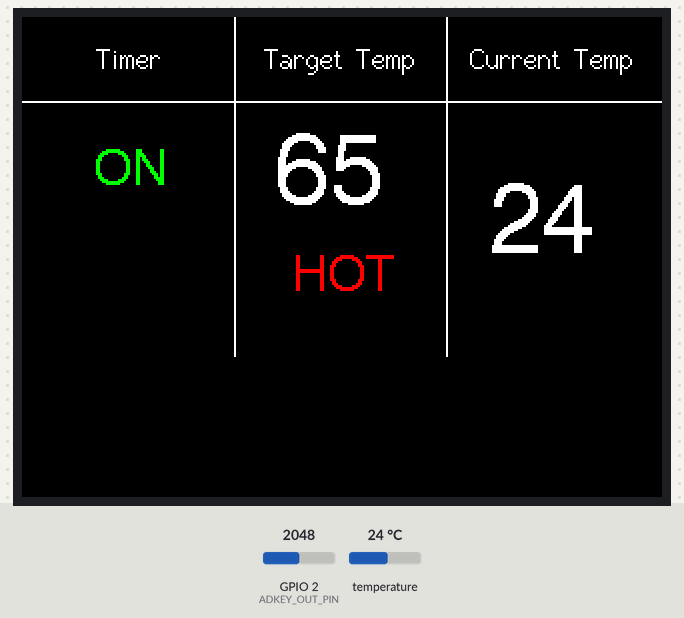
A sketch run on a simulated ESP32. On the bench: 320×240 colour display. Inputs (shaded band) come from the test bench; at power-on: temperature 24 °C, GPIO 2 (ADKEY_OUT_PIN) = 2048.

Above: at 1.16 s.
1.5 s: temperature set to 12 °C
At 3.52 s:
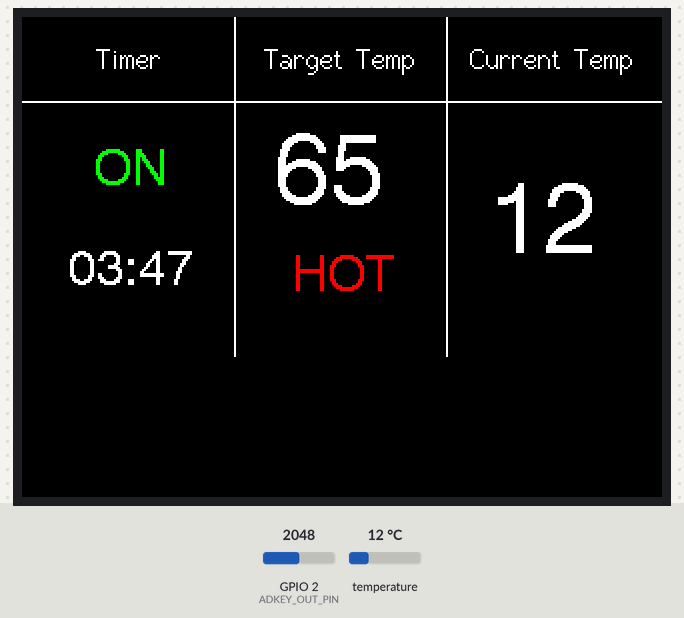
4.5 s: GPIO 2 (ADKEY_OUT_PIN) set to 1228
At 5.56 s:
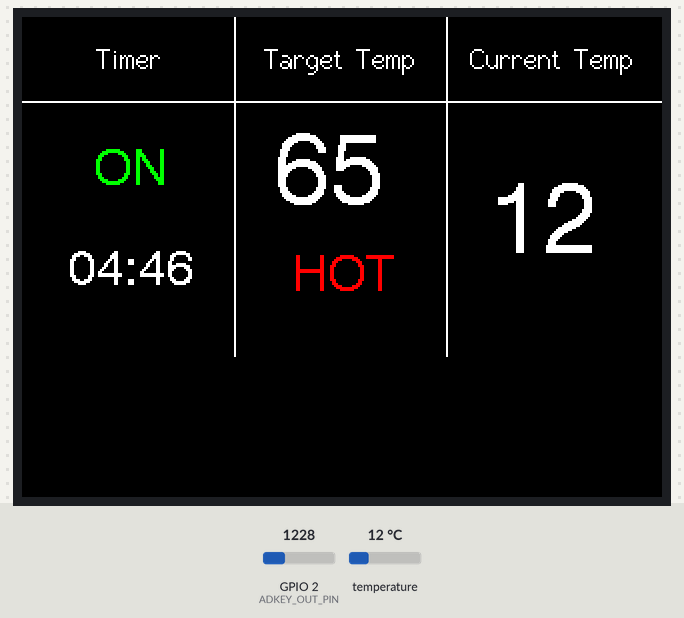
6.8 s: temperature set to 19 °C
At 7.84 s:
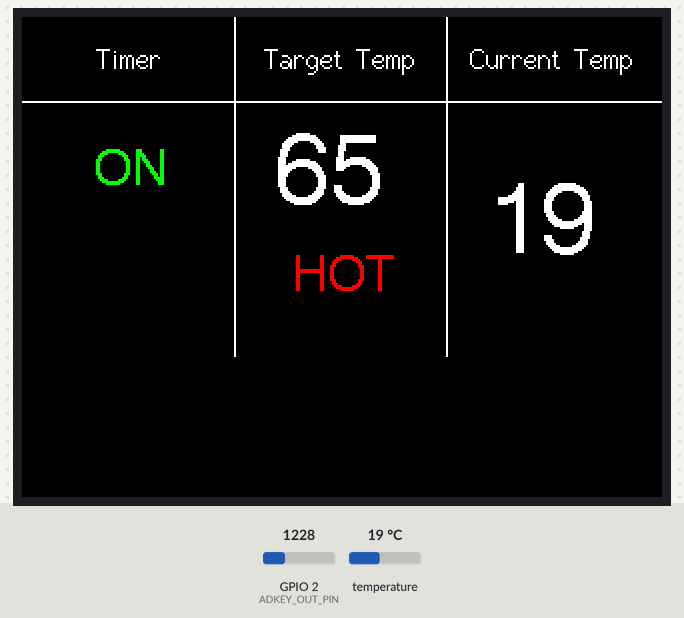
8.5 s: GPIO 2 (ADKEY_OUT_PIN) set to 710
At 10.19 s:
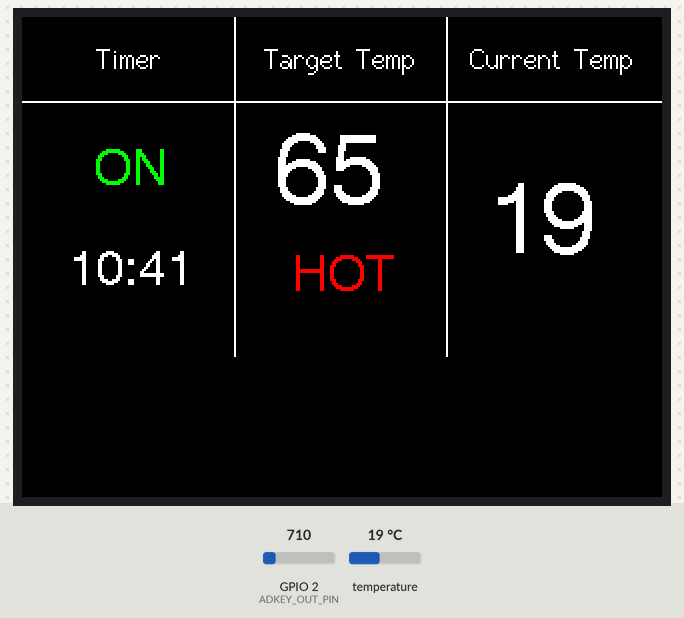
10.5 s: temperature set to 28 °C
At 11.69 s:
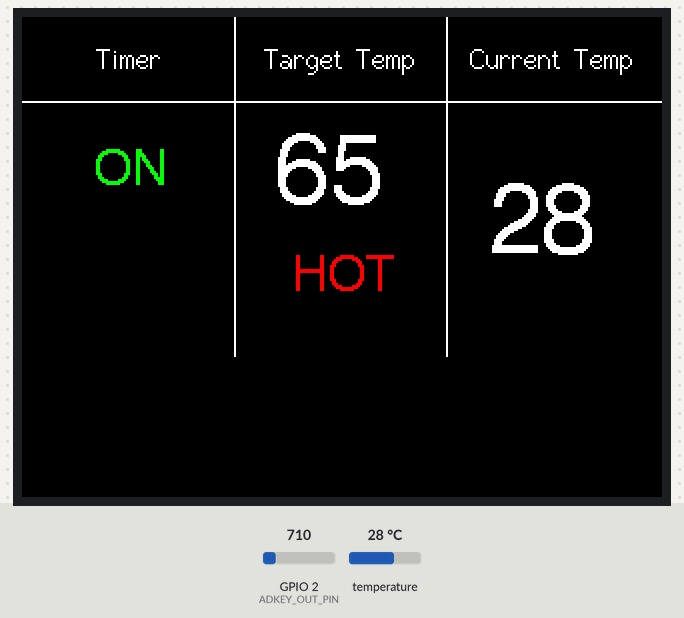
12.6 s: GPIO 2 (ADKEY_OUT_PIN) set to 1040
At 13.18 s:
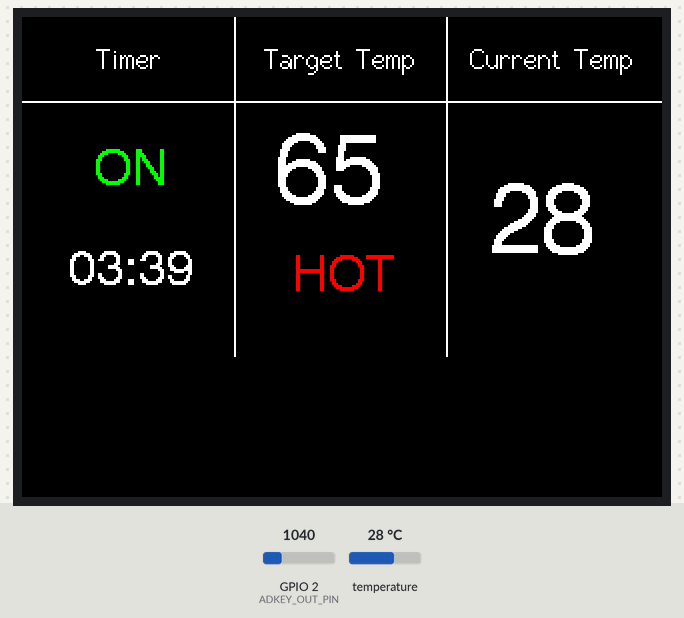
Timing chart, 0 to 15.3 s (numbered marks = the images above; inputs shaded):
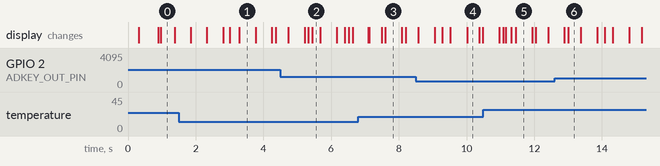

Measured:
- what the display in image 0 shows lasts 0.4 s, from 1.0 s to 1.4 s
- what the display in image 1 shows lasts 0.5 s, from 3.3 s to 3.8 s

The sketch:

cooking_temperature_control.ino
```cpp
#include <SPI.h>
#include <TFT_eSPI.h>
#include <OneWire.h>
#include <DallasTemperature.h>

// 1. Screen dimensions
const int SCREEN_WIDTH = 320;
const int SCREEN_HEIGHT = 170;
const int COL_WIDTH = SCREEN_WIDTH / 3;
const int HEADER_HEIGHT = SCREEN_HEIGHT / 4;
const int CONTENT_START_X = 1;
const int CONTENT_START_Y = HEADER_HEIGHT + 1;
const int SPR_WIDTH = COL_WIDTH - 2;
const int SPR_HEIGHT = SCREEN_HEIGHT - CONTENT_START_Y;

// 2. Objects
TFT_eSPI tft = TFT_eSPI();
TFT_eSprite sprTimer = TFT_eSprite(&tft);
TFT_eSprite sprTarget = TFT_eSprite(&tft);
TFT_eSprite sprCurrent = TFT_eSprite(&tft);

#define LCD_BL 38
#define ADKEY_OUT_PIN 2
#define TEMP_SENSOR_PIN 3
#define TEMP_SENSOR_COUNT 2

// 3. Variables
unsigned long previousMillis = 0;
unsigned long temperatureRequestMillis = 0;
int remainingSeconds = 230;
bool timerRunning = true;
float currentTemp = NAN;
float targetTemp = 65.0;
bool isHot = true;
bool temperatureConversionPending = false;
enum SelectionField
{
  TIMER_POWER,
  TIMER_VALUE,
  TARGET_VALUE,
  TARGET_MODE,
  SELECTION_FIELD_COUNT
};

SelectionField selectedField = TIMER_POWER;
bool selectedFieldVisible = true;
unsigned long lastBlinkMillis = 0;
unsigned long lastAdKeyDebounceMillis = 0;
int lastAdKeyReading = 0;
int adKeyState = 0;
const unsigned long ADKEY_DEBOUNCE_MS = 35;
const unsigned long SELECTION_BLINK_MS = 400;
const unsigned long LONG_PRESS_MS = 600;
const unsigned long LONG_PRESS_REPEAT_MS = 250;
unsigned long actionPressMillis = 0;
unsigned long lastLongActionMillis = 0;
bool longActionStarted = false;

OneWire oneWire(TEMP_SENSOR_PIN);
DallasTemperature temperatureSensor(&oneWire);

// 4. Render functions (defined once)
void renderTimer(bool isOn, String timeStr)
{
  sprTimer.fillSprite(TFT_BLACK);
  sprTimer.setTextDatum(MC_DATUM);

  if (isOn && (selectedField != TIMER_POWER || selectedFieldVisible))
  {
    sprTimer.setTextColor(TFT_GREEN, TFT_BLACK);
    sprTimer.drawString("ON", COL_WIDTH / 2, 35, 4);
  }
  else if (!isOn && (selectedField != TIMER_POWER || selectedFieldVisible))
  {
    sprTimer.setTextColor(TFT_RED, TFT_BLACK);
    sprTimer.drawString("OFF", COL_WIDTH / 2, SPR_HEIGHT / 2, 4);
  }

  if (isOn && (selectedField != TIMER_VALUE || selectedFieldVisible))
  {
    sprTimer.setTextColor(TFT_WHITE, TFT_BLACK);
    sprTimer.drawString(timeStr, COL_WIDTH / 2, 85, 4);
  }

  sprTimer.pushSprite(CONTENT_START_X, CONTENT_START_Y);
}

void renderTargetTemp(float temp, bool hot)
{
  sprTarget.fillSprite(TFT_BLACK);
  sprTarget.setTextDatum(MC_DATUM);

  String str = String((int)temp) + "C";
  if (selectedField != TARGET_VALUE || selectedFieldVisible)
  {
    sprTarget.setTextColor(TFT_WHITE, TFT_BLACK);
    sprTarget.drawString(str, COL_WIDTH / 2, 38, 6);
  }

  if (selectedField != TARGET_MODE || selectedFieldVisible)
  {
    sprTarget.setTextColor(hot ? TFT_RED : TFT_CYAN, TFT_BLACK);
    sprTarget.drawString(hot ? "HOT" : "COLD", COL_WIDTH / 2, 88, 4);
  }

  sprTarget.pushSprite(COL_WIDTH + CONTENT_START_X, CONTENT_START_Y);
}

void renderCurrentTemp(float temp)
{
  sprCurrent.fillSprite(TFT_BLACK);
  sprCurrent.setTextDatum(MC_DATUM);
  sprCurrent.setTextColor(TFT_WHITE, TFT_BLACK);

  String str = isnan(temp) ? "ERR" : String((int)temp) + "C";
  sprCurrent.drawString(str, COL_WIDTH / 2, SPR_HEIGHT / 2, 6);

  sprCurrent.pushSprite((COL_WIDTH * 2) + CONTENT_START_X, CONTENT_START_Y);
}

void updateTemperature()
{
  unsigned long now = millis();

  if (temperatureConversionPending && now - temperatureRequestMillis >= 750)
  {
    float temperatureSum = 0.0;
    int validSensorCount = 0;

    for (int sensorIndex = 0; sensorIndex < TEMP_SENSOR_COUNT; sensorIndex++)
    {
      float measuredTemp = temperatureSensor.getTempCByIndex(sensorIndex);
      if (measuredTemp != DEVICE_DISCONNECTED_C && !isnan(measuredTemp))
      {
        temperatureSum += measuredTemp;
        validSensorCount++;
      }
    }

    currentTemp = validSensorCount > 0 ? temperatureSum / validSensorCount : NAN;

    temperatureConversionPending = false;
  }

  if (!temperatureConversionPending && now - temperatureRequestMillis >= 2000)
  {
    temperatureSensor.requestTemperatures();
    temperatureRequestMillis = now;
    temperatureConversionPending = true;
  }
}

void moveSelection(int direction)
{
  int nextField = static_cast<int>(selectedField) + direction;

  if (nextField < 0)
  {
    nextField = SELECTION_FIELD_COUNT - 1;
  }
  else if (nextField >= SELECTION_FIELD_COUNT)
  {
    nextField = 0;
  }

  selectedField = static_cast<SelectionField>(nextField);

  selectedFieldVisible = true;
  lastBlinkMillis = millis();
}

int readAdKey()
{
  int adcValue = analogRead(ADKEY_OUT_PIN);

  if (adcValue <= 300)
  {
    return 1; // SW1: approximately 0 ohms
  }
  if (adcValue <= 950)
  {
    return 2; // SW2: approximately 2 kohms
  }
  if (adcValue <= 1700)
  {
    return 3; // SW3: approximately 5.1 kohms
  }
  if (adcValue <= 3000)
  {
    return 4; // SW4: measured approximately 2664
  }
  if (adcValue <= 3400)
  {
    return 5; // SW5: approximately 20 kohms
  }
  return 0; // No button pressed
}

void changeSelectedValue(int direction, bool largeStep)
{
  if (selectedField == TIMER_POWER)
  {
    timerRunning = !timerRunning;
  }
  else if (selectedField == TIMER_VALUE)
  {
    int step = largeStep ? 60 : 1;
    remainingSeconds += direction * step;
    if (remainingSeconds < 0)
    {
      remainingSeconds = 0;
    }
  }
  else if (selectedField == TARGET_VALUE)
  {
    float step = largeStep ? 5.0 : 1.0;
    targetTemp += direction * step;
    if (targetTemp < 0)
    {
      targetTemp = 0;
    }
  }
  else if (selectedField == TARGET_MODE)
  {
    isHot = !isHot;
  }
}

void handleActionButton(int button)
{
  if (button != 2 && button != 3)
  {
    return;
  }

  int direction = button == 2 ? -1 : 1;
  changeSelectedValue(direction, false);
  actionPressMillis = millis();
  lastLongActionMillis = actionPressMillis;
  longActionStarted = false;
}

void updateLongPress()
{
  if (adKeyState != 2 && adKeyState != 3)
  {
    return;
  }

  if (selectedField != TIMER_VALUE && selectedField != TARGET_VALUE)
  {
    return;
  }

  unsigned long now = millis();
  if (now - actionPressMillis < LONG_PRESS_MS)
  {
    return;
  }

  if (!longActionStarted || now - lastLongActionMillis >= LONG_PRESS_REPEAT_MS)
  {
    int direction = adKeyState == 2 ? -1 : 1;
    changeSelectedValue(direction, true);
    lastLongActionMillis = now;
    longActionStarted = true;
  }
}

void updateButtons()
{
  unsigned long now = millis();
  int adKeyReading = readAdKey();

  if (adKeyReading != lastAdKeyReading)
  {
    lastAdKeyDebounceMillis = now;
    lastAdKeyReading = adKeyReading;
  }

  if (now - lastAdKeyDebounceMillis >= ADKEY_DEBOUNCE_MS && adKeyReading != adKeyState)
  {
    adKeyState = adKeyReading;
    if (adKeyState == 1)
    {
      moveSelection(-1);
    }
    else if (adKeyState == 4)
    {
      moveSelection(1);
    }
    else if (adKeyState == 2 || adKeyState == 3)
    {
      handleActionButton(adKeyState);
    }
    else if (adKeyState == 0)
    {
      longActionStarted = false;
    }
  }

  updateLongPress();
}

void updateSelectionBlink()
{
  unsigned long now = millis();
  if (now - lastBlinkMillis >= SELECTION_BLINK_MS)
  {
    lastBlinkMillis = now;
    selectedFieldVisible = !selectedFieldVisible;
  }
}

// 5. Static UI drawing
void drawStaticUI()
{
  tft.drawFastHLine(0, HEADER_HEIGHT, SCREEN_WIDTH, TFT_WHITE);
  tft.drawFastVLine(COL_WIDTH, 0, SCREEN_HEIGHT, TFT_WHITE);
  tft.drawFastVLine(COL_WIDTH * 2, 0, SCREEN_HEIGHT, TFT_WHITE);

  tft.setTextDatum(MC_DATUM);
  tft.setTextColor(TFT_WHITE, TFT_BLACK);

  int centerY = HEADER_HEIGHT / 2;
  tft.drawString("Timer", COL_WIDTH / 2, centerY, 2);
  tft.drawString("Target Temp", COL_WIDTH + (COL_WIDTH / 2), centerY, 2);
  tft.drawString("Current Temp", (COL_WIDTH * 2) + (COL_WIDTH / 2), centerY, 2);
}

// 6. Setup and Loop
void setup()
{
  pinMode(LCD_BL, OUTPUT);
  digitalWrite(LCD_BL, HIGH);

  pinMode(ADKEY_OUT_PIN, INPUT);
  analogSetPinAttenuation(ADKEY_OUT_PIN, ADC_11db);

  temperatureSensor.begin();
  temperatureSensor.setWaitForConversion(false);
  temperatureSensor.requestTemperatures();
  temperatureRequestMillis = millis();
  temperatureConversionPending = true;

  tft.init();
  tft.setRotation(1);
  tft.fillScreen(TFT_BLACK);

  sprTimer.createSprite(SPR_WIDTH, SPR_HEIGHT);
  sprTarget.createSprite(SPR_WIDTH, SPR_HEIGHT);
  sprCurrent.createSprite(SPR_WIDTH, SPR_HEIGHT);

  drawStaticUI();
}

void loop()
{
  updateButtons();
  updateSelectionBlink();
  updateTemperature();

  if (timerRunning && remainingSeconds > 0)
  {
    unsigned long currentMillis = millis();

    if (currentMillis - previousMillis >= 1000)
    {
      previousMillis = currentMillis;
      remainingSeconds--;
    }
  }

  int minutes = remainingSeconds / 60;
  int seconds = remainingSeconds % 60;
  String timerStr = (minutes < 10 ? "0" : "") + String(minutes) + ":" +
                    (seconds < 10 ? "0" : "") + String(seconds);

  renderTimer(timerRunning, timerStr);
  renderTargetTemp(targetTemp, isHot);
  renderCurrentTemp(currentTemp);
}
```
